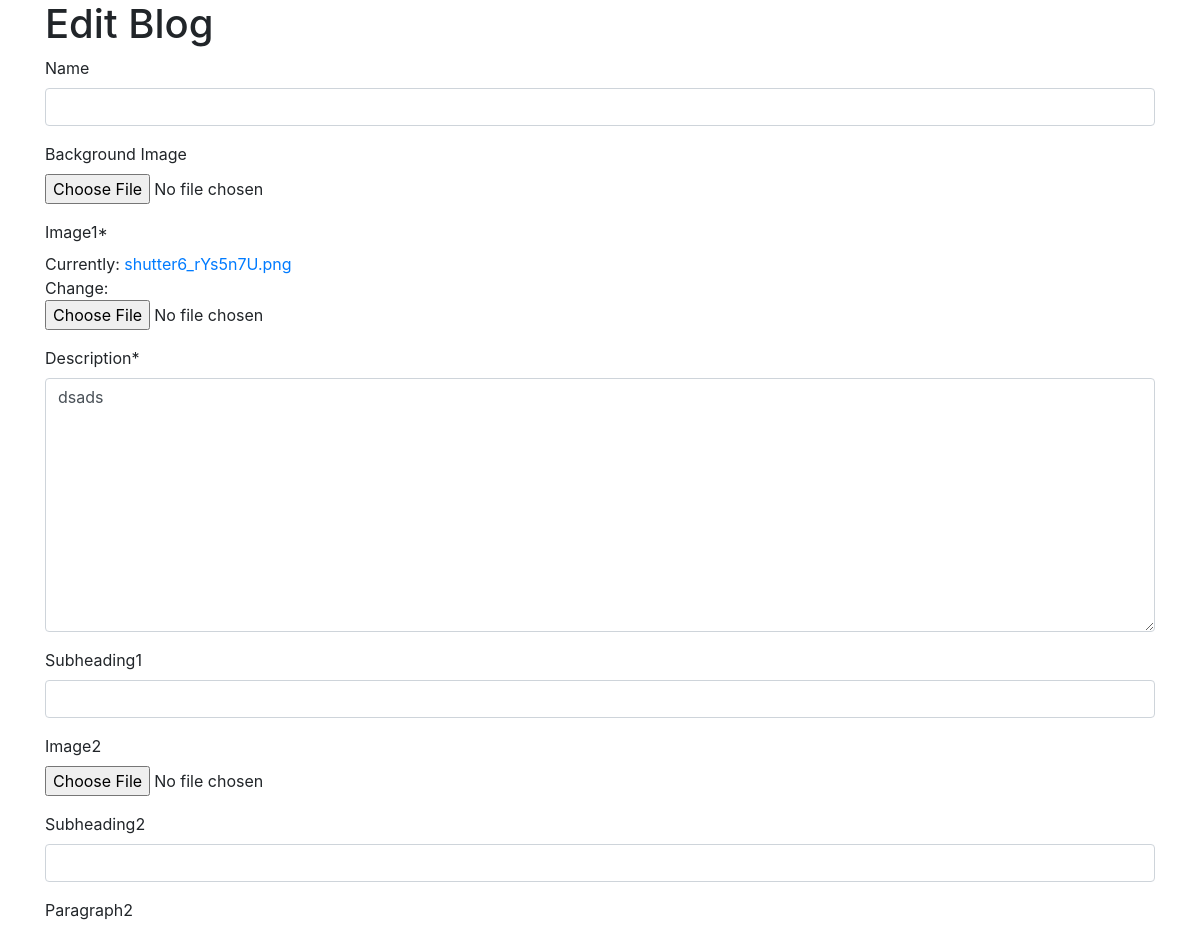
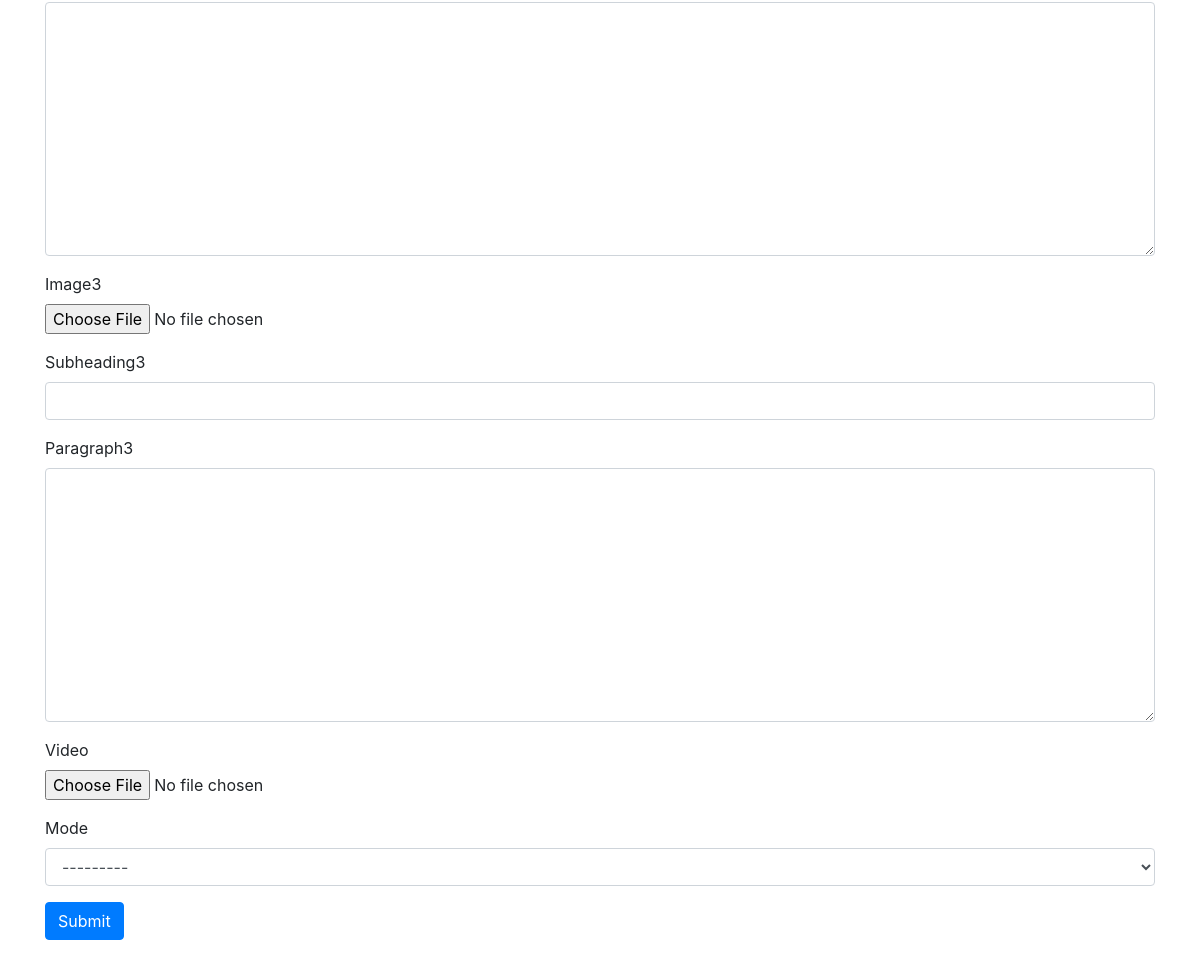
The app's page /EditBlog/admin-Blogs-22-05-2021-22-57-25, older data (2 pictures, top to bottom).
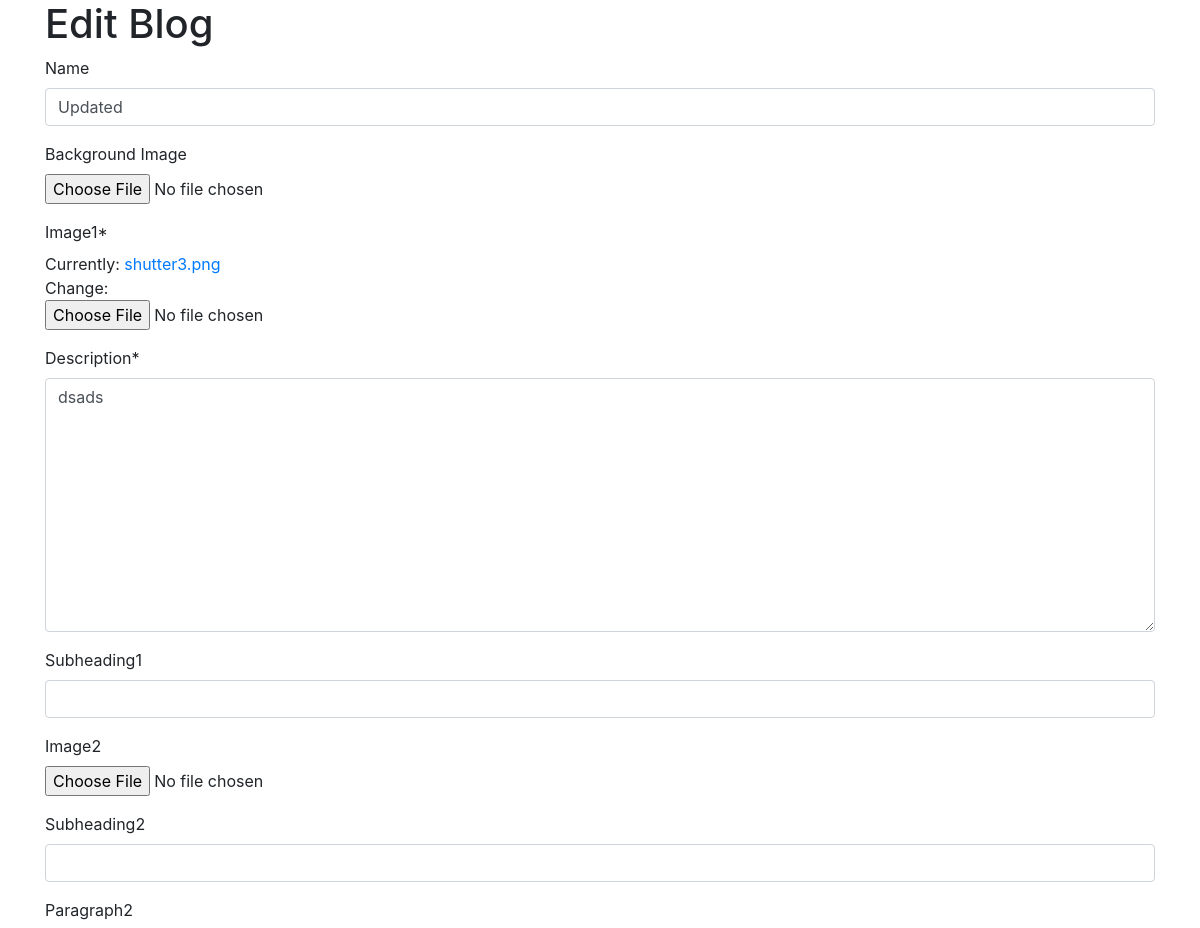
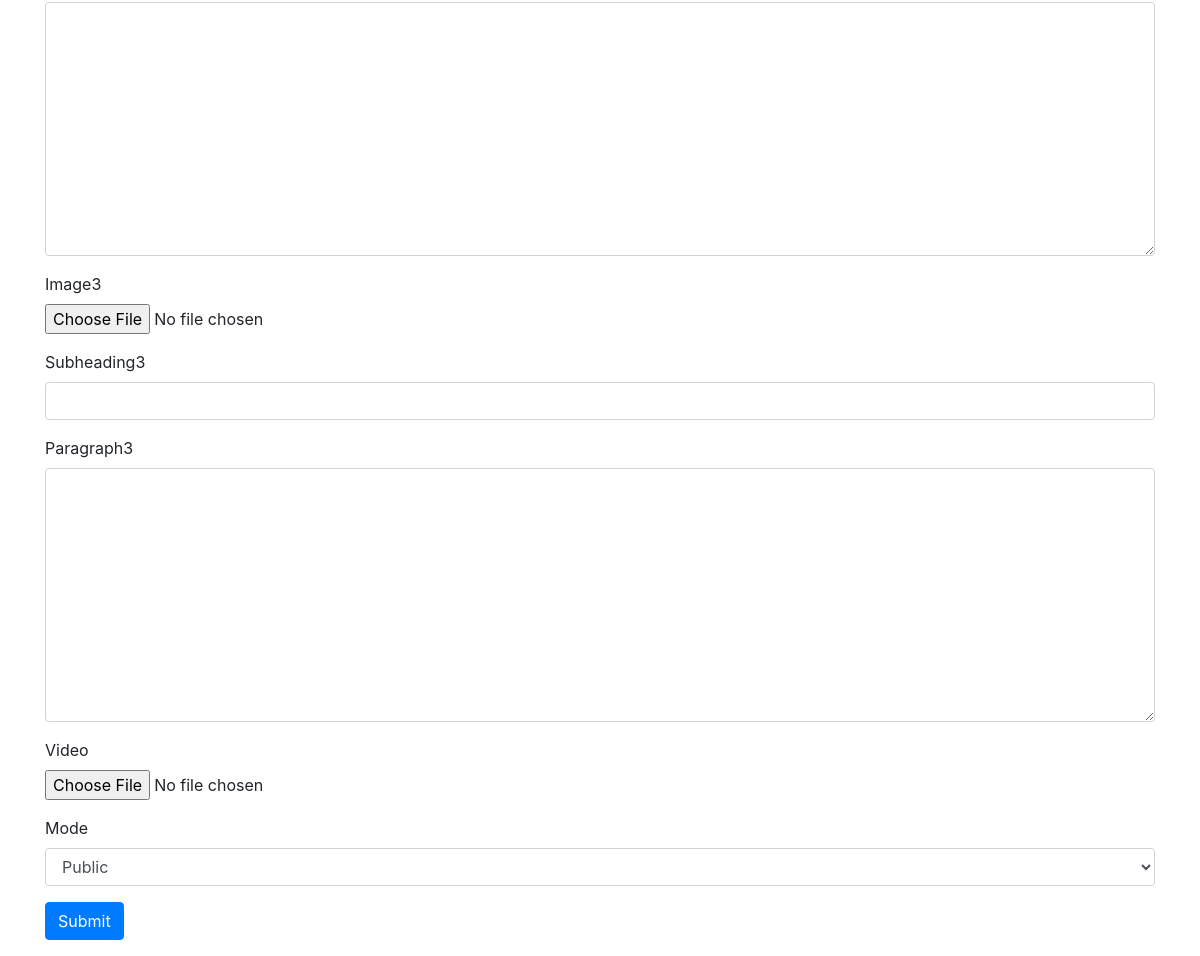
The same page, newer data (2 pictures, top to bottom).
### Blog/models.py (models this page shows, shortened)
class Blog(models.Model):
    user = models.ForeignKey(settings.AUTH_USER_MODEL,on_delete=models.CASCADE)
    Name = models.CharField(max_length=100,blank=True,null=True)
    Background_Image = models.ImageField(blank=True,null=True)
    Subheading1 = models.CharField(max_length=100,blank=True,null=True)
    Image1 = models.ImageField()# Required Fields
    Description = models.TextField() # Required Fields
    Subheading2 = models.CharField(max_length=100, blank=True, null=True)
    Image2 = models.ImageField(blank=True, null=True)
    Paragraph2 = models.TextField(blank=True,null=True)
    Subheading3 = models.CharField(max_length=100, blank=True, null=True)
    Image3 = models.ImageField(blank=True, null=True)
    Paragraph3 = models.TextField(blank=True,null=True)
    Date = models.DateField(auto_now_add=True,blank=True,null=True)
    Video = models.FileField(blank=True,null=True,upload_to="Videos")
    slug = models.SlugField(blank=True,null=True,unique=True)
    coments = models.ManyToManyField("Comments",blank=True)
    Mode = models.CharField(max_length=10,blank=True,null=True,choices=choices,default='Public')

### Blog/views.py (the view, shortened to what this page needs)
# urls.py: path('EditBlog/<slug>',views.EditBlog,name='EditBlog'),
def EditBlog(request,slug):
    blog = models.Blog.objects.get(slug=slug)
    if request.method == 'GET':
        form = forms.NewForm(instance=blog)
        return render(request,'EditBlog.html',{
            'form':form
        })

### Blog/forms.py
class NewForm(ModelForm):
    class Meta:
        model = Blog
        fields =[
            'Name','Background_Image','Image1','Description','Subheading1','Image2','Subheading2','Paragraph2','Image3','Subheading3'
            ,'Paragraph3','Video','Mode'
        ]

### Templates/EditBlog.html (shortened to what this page needs)
{% load crispy_forms_tags %}
{% load static %}
<link rel="stylesheet" href="{% static 'css/bootstrap.min.css' %}">
<div class="container">
    <div class="row">
        <div class="col">
             <h1>Edit Blog</h1>
            <form method="post" enctype="multipart/form-data">
                {{form|crispy}}
                <button class="btn btn-primary">Submit</button>
            </form>
            </div>
        </div>
    </div>

Row changes from the older to the newer data that the page shows:
changed Blog "dsads": Name (not shown) → "Updated"; Mode "---------" → "Public"
Text that changed along with them:
text no longer shown: "Name Background Image Image1 * Currently: shutter6_rYs5n7U.png Change: Description * Subheading1 Image2 Subheading2 Paragraph2 Image3 Subheading3 Paragraph3 Video Mode"
text now shown: "Name Background Image Image1 * Currently: shutter3.png Change: Description * Subheading1 Image2 Subheading2 Paragraph2 Image3 Subheading3 Paragraph3 Video Mode"
